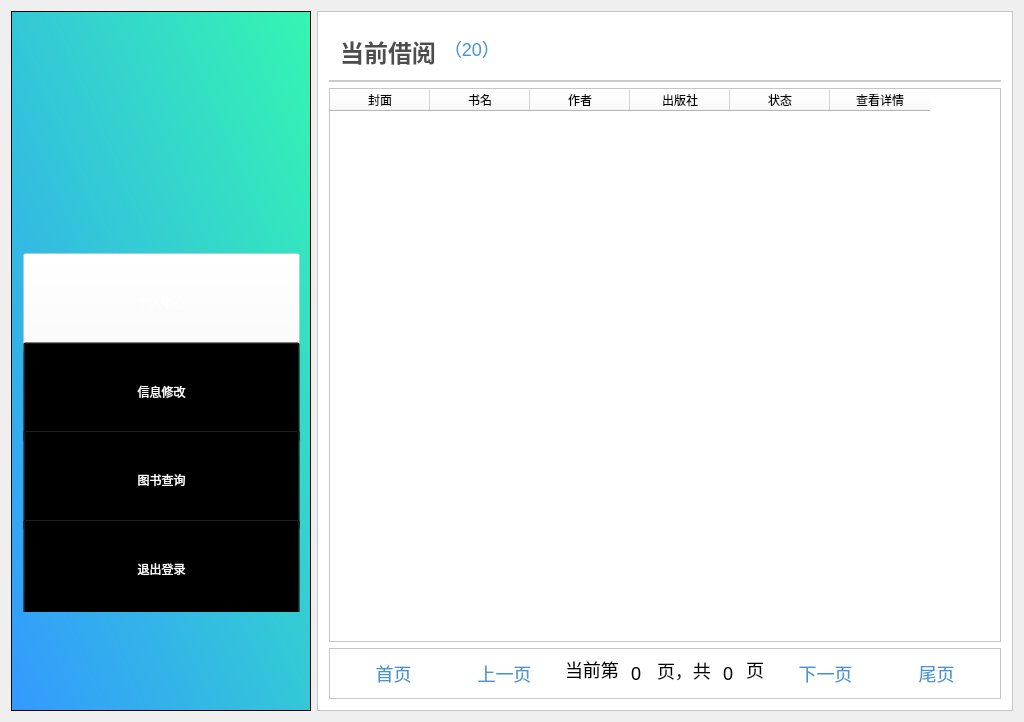
<?xml version="1.0" encoding="UTF-8"?>
<ui version="4.0">
 <class>student_borrow</class>
 <widget class="QWidget" name="student_borrow">
  <property name="geometry">
   <rect>
    <x>0</x>
    <y>0</y>
    <width>1024</width>
    <height>722</height>
   </rect>
  </property>
  <property name="windowTitle">
   <string>student_borrow</string>
  </property>
  <layout class="QHBoxLayout" name="horizontalLayout">
   <item>
    <widget class="QFrame" name="frame">
     <property name="sizePolicy">
      <sizepolicy hsizetype="Fixed" vsizetype="Expanding">
       <horstretch>0</horstretch>
       <verstretch>0</verstretch>
      </sizepolicy>
     </property>
     <property name="minimumSize">
      <size>
       <width>300</width>
       <height>700</height>
      </size>
     </property>
     <property name="styleSheet">
      <string notr="true">
background-color: qlineargradient(spread:pad, x1:0, y1:1, x2:1, y2:0, stop:0 rgba(51, 153, 255,1), stop:1 rgba(52, 246, 177,1));</string>
     </property>
     <property name="frameShape">
      <enum>QFrame::StyledPanel</enum>
     </property>
     <property name="frameShadow">
      <enum>QFrame::Raised</enum>
     </property>
     <widget class="QFrame" name="frame_2">
      <property name="geometry">
       <rect>
        <x>70</x>
        <y>30</y>
        <width>171</width>
        <height>176</height>
       </rect>
      </property>
      <property name="minimumSize">
       <size>
        <width>0</width>
        <height>0</height>
       </size>
      </property>
      <property name="baseSize">
       <size>
        <width>0</width>
        <height>100</height>
       </size>
      </property>
      <property name="styleSheet">
       <string notr="true">image: url(:/Library/images/logo2.png);
background:transparent;</string>
      </property>
      <property name="frameShape">
       <enum>QFrame::StyledPanel</enum>
      </property>
      <property name="frameShadow">
       <enum>QFrame::Raised</enum>
      </property>
     </widget>
     <widget class="QFrame" name="frame_8">
      <property name="geometry">
       <rect>
        <x>0</x>
        <y>230</y>
        <width>301</width>
        <height>371</height>
       </rect>
      </property>
      <property name="styleSheet">
       <string notr="true">background:transparent;</string>
      </property>
      <property name="frameShape">
       <enum>QFrame::StyledPanel</enum>
      </property>
      <property name="frameShadow">
       <enum>QFrame::Raised</enum>
      </property>
      <layout class="QVBoxLayout" name="verticalLayout_6">
       <item>
        <layout class="QVBoxLayout" name="verticalLayout">
         <property name="spacing">
          <number>7</number>
         </property>
         <property name="sizeConstraint">
          <enum>QLayout::SetDefaultConstraint</enum>
         </property>
         <item>
          <widget class="QPushButton" name="btnPersonal">
           <property name="minimumSize">
            <size>
             <width>0</width>
             <height>100</height>
            </size>
           </property>
           <property name="styleSheet">
            <string notr="true">font: 12pt &quot;微软雅黑&quot;;
color:white;
background:transparent;
background-color:rgba(255,255,255,0.4);</string>
           </property>
           <property name="text">
            <string>个人中心</string>
           </property>
          </widget>
         </item>
         <item>
          <widget class="QPushButton" name="btnInformationchange">
           <property name="minimumSize">
            <size>
             <width>0</width>
             <height>100</height>
            </size>
           </property>
           <property name="styleSheet">
            <string notr="true">font: 12pt &quot;微软雅黑&quot;;
color:white;
background:transparent;</string>
           </property>
           <property name="text">
            <string>信息修改</string>
           </property>
          </widget>
         </item>
         <item>
          <widget class="QPushButton" name="btnSearchbook">
           <property name="minimumSize">
            <size>
             <width>0</width>
             <height>100</height>
            </size>
           </property>
           <property name="styleSheet">
            <string notr="true">font: 12pt &quot;微软雅黑&quot;;
color:white;
background:transparent;
</string>
           </property>
           <property name="text">
            <string>图书查询</string>
           </property>
          </widget>
         </item>
         <item>
          <widget class="QPushButton" name="btnLogout">
           <property name="minimumSize">
            <size>
             <width>0</width>
             <height>100</height>
            </size>
           </property>
           <property name="styleSheet">
            <string notr="true">font: 12pt &quot;微软雅黑&quot;;
color:white;
background:transparent;</string>
           </property>
           <property name="text">
            <string>退出登录</string>
           </property>
          </widget>
         </item>
        </layout>
       </item>
      </layout>
     </widget>
    </widget>
   </item>
   <item>
    <widget class="QFrame" name="frame_3">
     <property name="styleSheet">
      <string notr="true">background:white;</string>
     </property>
     <property name="frameShape">
      <enum>QFrame::StyledPanel</enum>
     </property>
     <property name="frameShadow">
      <enum>QFrame::Raised</enum>
     </property>
     <layout class="QVBoxLayout" name="verticalLayout_2">
      <item>
       <widget class="QFrame" name="frame_4">
        <property name="sizePolicy">
         <sizepolicy hsizetype="Preferred" vsizetype="Fixed">
          <horstretch>0</horstretch>
          <verstretch>200</verstretch>
         </sizepolicy>
        </property>
        <property name="styleSheet">
         <string notr="true">border:2px solid #cccccc;
border-top:0px;
border-left:0px;
border-right:0px;</string>
        </property>
        <property name="frameShape">
         <enum>QFrame::StyledPanel</enum>
        </property>
        <property name="frameShadow">
         <enum>QFrame::Raised</enum>
        </property>
        <layout class="QHBoxLayout" name="horizontalLayout_3">
         <item>
          <widget class="QPushButton" name="pushButton">
           <property name="styleSheet">
            <string notr="true">color:#4D4D4D;
border:none;
font-size:24px;
font-weight:500;
font-family:&quot;微软雅黑&quot;;</string>
           </property>
           <property name="text">
            <string>当前借阅</string>
           </property>
          </widget>
         </item>
         <item>
          <widget class="QLineEdit" name="etBorrowNumber">
           <property name="styleSheet">
            <string notr="true">color:#4695d2;
border:none;
font-size:18px;</string>
           </property>
           <property name="text">
            <string>（20）</string>
           </property>
          </widget>
         </item>
        </layout>
       </widget>
      </item>
      <item>
       <widget class="QTableWidget" name="tableBorrow">
        <property name="sizePolicy">
         <sizepolicy hsizetype="Preferred" vsizetype="Preferred">
          <horstretch>0</horstretch>
          <verstretch>0</verstretch>
         </sizepolicy>
        </property>
        <column>
         <property name="text">
          <string>封面</string>
         </property>
        </column>
        <column>
         <property name="text">
          <string>书名</string>
         </property>
        </column>
        <column>
         <property name="text">
          <string>作者</string>
         </property>
        </column>
        <column>
         <property name="text">
          <string>出版社</string>
         </property>
        </column>
        <column>
         <property name="text">
          <string>状态</string>
         </property>
        </column>
        <column>
         <property name="text">
          <string>查看详情</string>
         </property>
        </column>
       </widget>
      </item>
      <item>
       <widget class="QFrame" name="frame_5">
        <property name="sizePolicy">
         <sizepolicy hsizetype="Preferred" vsizetype="Fixed">
          <horstretch>0</horstretch>
          <verstretch>0</verstretch>
         </sizepolicy>
        </property>
        <property name="frameShape">
         <enum>QFrame::StyledPanel</enum>
        </property>
        <property name="frameShadow">
         <enum>QFrame::Raised</enum>
        </property>
        <layout class="QHBoxLayout" name="horizontalLayout_2">
         <item>
          <widget class="QPushButton" name="btnFirstPage">
           <property name="sizePolicy">
            <sizepolicy hsizetype="Preferred" vsizetype="Fixed">
             <horstretch>0</horstretch>
             <verstretch>0</verstretch>
            </sizepolicy>
           </property>
           <property name="styleSheet">
            <string notr="true">color:#4695d2;
border:none;
font-size:18px;</string>
           </property>
           <property name="text">
            <string>首页</string>
           </property>
          </widget>
         </item>
         <item>
          <widget class="QPushButton" name="btnLastPage">
           <property name="sizePolicy">
            <sizepolicy hsizetype="Preferred" vsizetype="Fixed">
             <horstretch>0</horstretch>
             <verstretch>0</verstretch>
            </sizepolicy>
           </property>
           <property name="styleSheet">
            <string notr="true">color:#4695d2;
border:none;
font-size:18px;</string>
           </property>
           <property name="text">
            <string>上一页</string>
           </property>
          </widget>
         </item>
         <item>
          <layout class="QHBoxLayout" name="horizontalLayout_4">
           <item>
            <widget class="QLineEdit" name="lineEdit">
             <property name="sizePolicy">
              <sizepolicy hsizetype="Maximum" vsizetype="Preferred">
               <horstretch>0</horstretch>
               <verstretch>0</verstretch>
              </sizepolicy>
             </property>
             <property name="maximumSize">
              <size>
               <width>60</width>
               <height>16777215</height>
              </size>
             </property>
             <property name="styleSheet">
              <string notr="true">border:none;
font-size:18px;</string>
             </property>
             <property name="text">
              <string>当前第</string>
             </property>
            </widget>
           </item>
           <item>
            <widget class="QLineEdit" name="etPageIndex">
             <property name="sizePolicy">
              <sizepolicy hsizetype="Maximum" vsizetype="Fixed">
               <horstretch>0</horstretch>
               <verstretch>0</verstretch>
              </sizepolicy>
             </property>
             <property name="maximumSize">
              <size>
               <width>20</width>
               <height>16777215</height>
              </size>
             </property>
             <property name="styleSheet">
              <string notr="true">border:none;
font-size:18px;</string>
             </property>
             <property name="text">
              <string>0</string>
             </property>
            </widget>
           </item>
           <item>
            <widget class="QLineEdit" name="lineEdit_3">
             <property name="sizePolicy">
              <sizepolicy hsizetype="Maximum" vsizetype="Fixed">
               <horstretch>0</horstretch>
               <verstretch>0</verstretch>
              </sizepolicy>
             </property>
             <property name="maximumSize">
              <size>
               <width>60</width>
               <height>16777215</height>
              </size>
             </property>
             <property name="styleSheet">
              <string notr="true">border:none;
font-size:18px;</string>
             </property>
             <property name="text">
              <string>页，共</string>
             </property>
            </widget>
           </item>
           <item>
            <widget class="QLineEdit" name="etPageCount">
             <property name="sizePolicy">
              <sizepolicy hsizetype="Maximum" vsizetype="Preferred">
               <horstretch>0</horstretch>
               <verstretch>0</verstretch>
              </sizepolicy>
             </property>
             <property name="maximumSize">
              <size>
               <width>20</width>
               <height>16777215</height>
              </size>
             </property>
             <property name="styleSheet">
              <string notr="true">border:none;
font-size:18px;</string>
             </property>
             <property name="text">
              <string>0</string>
             </property>
            </widget>
           </item>
           <item>
            <widget class="QLineEdit" name="lineEdit_5">
             <property name="sizePolicy">
              <sizepolicy hsizetype="Maximum" vsizetype="Preferred">
               <horstretch>0</horstretch>
               <verstretch>0</verstretch>
              </sizepolicy>
             </property>
             <property name="maximumSize">
              <size>
               <width>20</width>
               <height>16777215</height>
              </size>
             </property>
             <property name="styleSheet">
              <string notr="true">border:none;
font-size:18px;</string>
             </property>
             <property name="text">
              <string>页</string>
             </property>
            </widget>
           </item>
          </layout>
         </item>
         <item>
          <widget class="QPushButton" name="btnNextPage">
           <property name="sizePolicy">
            <sizepolicy hsizetype="Preferred" vsizetype="Fixed">
             <horstretch>0</horstretch>
             <verstretch>0</verstretch>
            </sizepolicy>
           </property>
           <property name="styleSheet">
            <string notr="true">color:#4695d2;
border:none;
font-size:18px;</string>
           </property>
           <property name="text">
            <string>下一页</string>
           </property>
          </widget>
         </item>
         <item>
          <widget class="QPushButton" name="btnTheLast">
           <property name="sizePolicy">
            <sizepolicy hsizetype="Preferred" vsizetype="Fixed">
             <horstretch>0</horstretch>
             <verstretch>0</verstretch>
            </sizepolicy>
           </property>
           <property name="styleSheet">
            <string notr="true">color:#4695d2;
border:none;
font-size:18px;</string>
           </property>
           <property name="text">
            <string>尾页</string>
           </property>
          </widget>
         </item>
        </layout>
       </widget>
      </item>
     </layout>
    </widget>
   </item>
  </layout>
 </widget>
 <layoutdefault spacing="6" margin="11"/>
 <resources>
  <include location="library.qrc"/>
 </resources>
 <connections/>
</ui>
